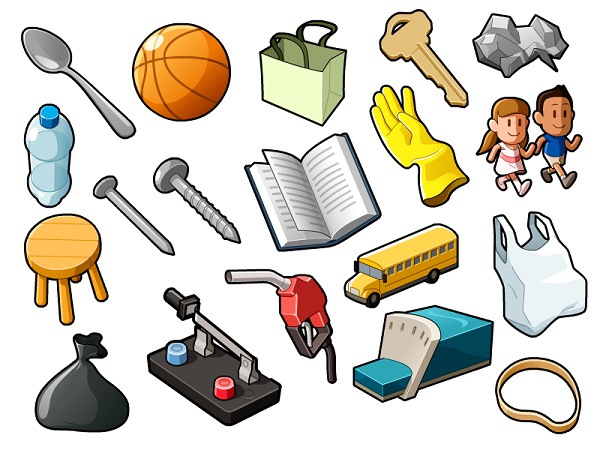
#> input picture ez_detection.png, 600 x 450 px
$ python 'final project.py'
#> lines starting #> are read from the running program, lines starting #| are printed output that depends on the picture; after the words box and inside, x2 and y2 are one past the last pixel; in counts of white or black regions, pixels touching at a corner belong together
#Jeremiah Hsieh Multimedia Final Project Image/Video Object Detection
#various methods of detecting objects in image
#the following methods only work on obviously dilineated objects currently
#does not work on harder image since the settings for methods basically filter out anything with white

import cv2 as cv
import numpy as np
import matplotlib.pyplot as plt


#read image
img = cv.imread('ez_detection.png')
#> img is the input picture: shape (450, 600, 3); mean B, G, R 195.2, 207.2, 212
#img = cv.imread('shapes.jpg')
#img = cv.imread("harder_detection.jpg")
##invert image
#inverted = cv.bitwise_not(img)
#grayscale image
gray = cv.cvtColor(img, cv.COLOR_BGR2GRAY)


#HSV image (hue, saturation, value)
hsv = cv.cvtColor(img, cv.COLOR_BGR2HSV)
#> hsv: shape (450, 600, 3); mean H, S, V 11.5, 33.9, 215.9

#split into color channels
h, s, v = cv.split(hsv)

#threshold each channel?
ret, threshH = cv.threshold(h,60,255,cv.THRESH_BINARY)
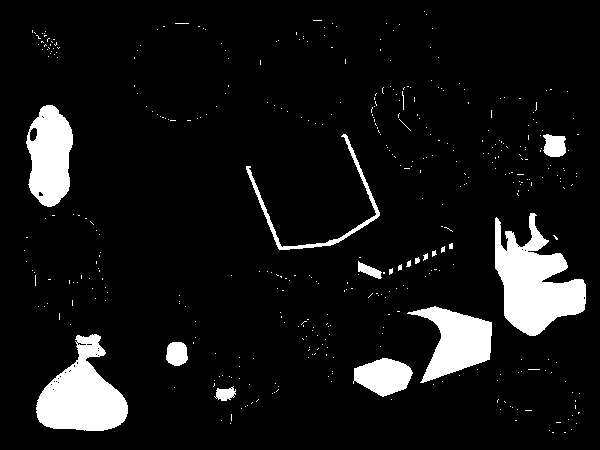
#> threshH: shape (450, 600); 8.5% white; 419 white regions (400 under 20 px), largest, box (x1, y1, x2, y2) and area: (495, 213, 586, 336) 6119, (36, 334, 128, 431) 5123, (26, 105, 73, 207) 3474
ret, threshS = cv.threshold(s,60,255,cv.THRESH_BINARY)
#> threshS: shape (450, 600); 16.7% white; 236 white regions (214 under 20 px), largest, box (x1, y1, x2, y2) and area: (133, 24, 230, 121) 7078, (25, 215, 107, 324) 5054, (372, 86, 468, 206) 4785
ret, threshV = cv.threshold(v,60,255,cv.THRESH_BINARY)
#> threshV: shape (450, 600); 92.7% white; 137 black regions (108 under 20 px), largest, box (x1, y1, x2, y2) and area: (147, 288, 282, 426) 3578, (35, 333, 129, 432) 2868, (476, 85, 582, 197) 1608


#otsu's method (?) to calculate canny low/high pixel values
high, thresh_im = cv.threshold(gray, 0, 255, cv.THRESH_BINARY + cv.THRESH_OTSU)
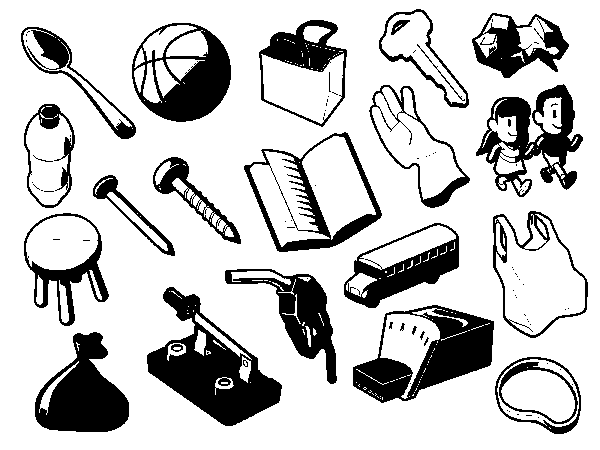
#> thresh_im: shape (450, 600); 78.3% white; 91 black regions (62 under 20 px), largest, box (x1, y1, x2, y2) and area: (147, 287, 282, 426) 7761, (353, 305, 494, 403) 6308, (35, 332, 129, 432) 5478
#> high = 159
low = 0.5 * high
#> low = 79.5

#edge detection with canny edge
edge = cv.Canny(gray, low, high)
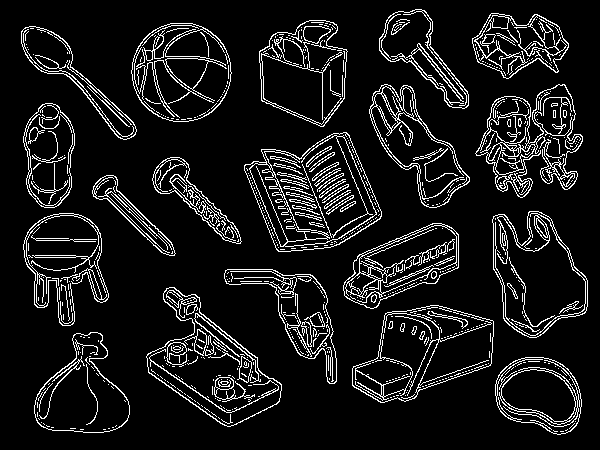
#> edge: shape (450, 600); 9.6% white in thin lines or dots, all inside (x1, y1, x2, y2) = (21, 9, 588, 435)
inverted = cv.bitwise_not(edge)


#thresholding
#ret, thresh = cv.threshold(gray,60,255,cv.THRESH_BINARY)
ret, thresh = cv.threshold(gray,60,255,cv.THRESH_BINARY)
#> thresh: shape (450, 600); 91.2% white; 177 black regions (150 under 20 px), largest, box (x1, y1, x2, y2) and area: (147, 288, 282, 426) 3631, (35, 333, 129, 432) 2948, (353, 305, 494, 403) 2930

#alternate method obtained from internet for comparitive measure against previously used methods
kernel = np.ones((5,5),np.uint8) #square image kernel used for erosion
erosion = cv.erode(thresh, kernel,iterations = 1) #refines all edges in the binary image
#> erosion: shape (450, 600); 75.5% white; 29 black regions, largest, box (x1, y1, x2, y2) and area: (145, 286, 284, 428) 7880, (474, 83, 584, 199) 6314, (351, 303, 496, 405) 6032
opening = cv.morphologyEx(erosion, cv.MORPH_OPEN, kernel)
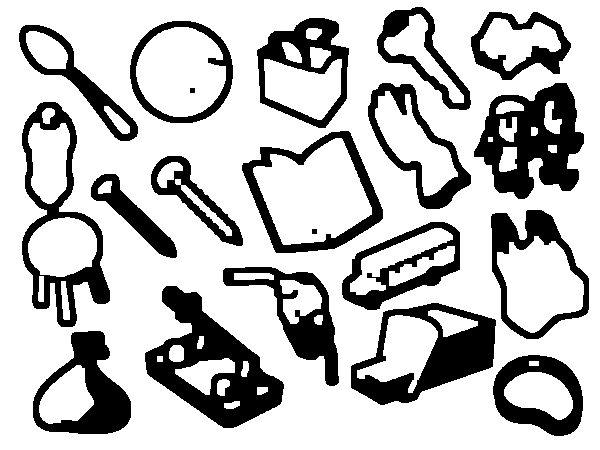
#> opening: shape (450, 600); 74.4% white; 20 black regions, largest, box (x1, y1, x2, y2) and area: (145, 286, 284, 428) 8205, (474, 83, 584, 199) 7067, (351, 303, 496, 405) 6139
outline = cv.morphologyEx(opening, cv.MORPH_CLOSE, kernel) #this is for further removing small noises and holes in the image


#draw mask of boxes around individual objects
#basic method using connected component after thresholding
#thresholding is used to convert image to binary equivalent while connected components is used to detected edges and assume continuous edge is an object
#obvious problems - if objects have black on them then threshold will not show edge properly
#any smaller edges within objects would be considered a seperate object since it has its own connected edge
#if the colors of the objects and the background are too similar than thresholding will not find edge properly
def connected(thresh):
    connectivity = 4
    components, output, stats, centroids = cv.connectedComponentsWithStats(thresh, connectivity, cv.CV_32S)
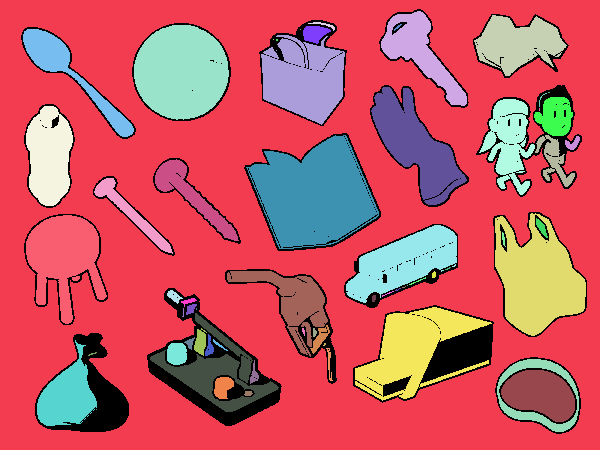
#> output: shape (450, 600) int32; 65 distinct labels, from 0 to 64; one colour per label, 0 black
#> components = 65; stats = 65 rows, first 6: [21, 9, 566, 425, 23626], [0, 0, 600, 450, 162403], [381, 11, 86, 95, 2901], [474, 15, 93, 61, 3351], [308, 22, 27, 9, 58], [134, 25, 95, 95, 7046]; centroids = 65 pairs, first value 48.76 to 572.3, second value 24.43 to 409
    sizes = stats[1:, -1]; components = components - 1
#> after `sizes = stats[1:, -1]`: sizes = 64 values, max 162403 at index 0, min 1 at index 8, mean 3849.6
#> after `components = components - 1`: components = 64
    #threshhold value for objects in scene
    min_size = 250
    #make empty numpy image to copy
    boxed = np.zeros((img.shape), np.uint8)
    for x in range(0, components+1):
        #random colors to fill objects
        color = np.random.randint(255,size = 3)
        #ghetto fix
        #stats returns top left and bottom right x, y coordinates for drawing box
        #remove all boxes udner a certain size
        #or techincally speaking don't add all boxes under a certain size
        topleft = (stats[x][0],stats[x][1])
        botright = (stats[x][0]+stats[x][2],stats[x][1]+stats[x][3])
        if botright[0] - topleft[0] > 30 or botright[1] - topleft[1] > 30:
            #draw bounding box
            cv.rectangle(boxed, topleft, botright, (0, 0, 255), 2)
        boxed[output == x + 1] = color
#> this loop made 65 passes
#> (topleft, botright) on passes 1 to 12: ((21, 9), (587, 434)), ((0, 0), (600, 450)), ((381, 11), (467, 106)), ((474, 15), (567, 76)), ((308, 22), (335, 31)), ((134, 25), (229, 120)), ((394, 24), (402, 31)), ((303, 26), (331, 44)), ((23, 29), (134, 137)), ((300, 29), (301, 30)), ((261, 35), (345, 125)), ((273, 39), (274, 40))
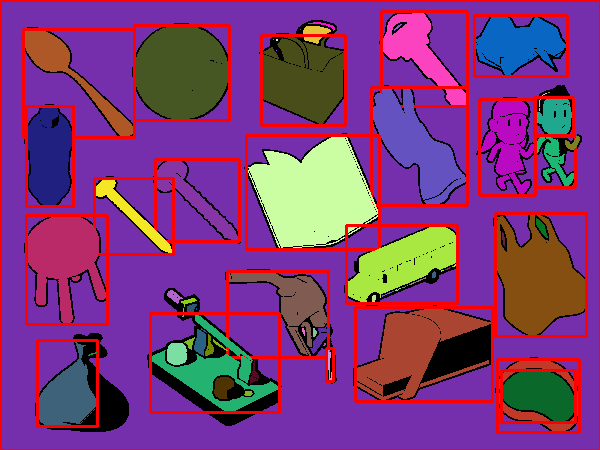
#> boxed: shape (450, 600, 3); mean of channels 0, 1, 2 121.4, 59.1, 123.5; drawn as B, G, R
    return boxed

boxed = connected(thresh)

def nothing(x):
    pass

#make trackbars for slider control
cv.namedWindow("Trackbars")
cv.createTrackbar("thresh", "Trackbars", 60, 255, nothing)


while(True):
    #get new values
    low = cv.getTrackbarPos("thresh", "Trackbars")
#> low = 60
    ret, thresh = cv.threshold(gray,low,255,cv.THRESH_BINARY)
#> ret = 60
    boxed = connected(thresh)
#> in connected (call 2), `components, output, stats, centroids = cv.connectedComponentsWithStats..`: components = 65
#> in connected (call 2), `components = components - 1`: components = 64
#> the loop in connected (call 2), `for x in range(0, components+1):` made 65 passes
#> after the loop in connected (call 2), `for x in range(0, components+1):`:
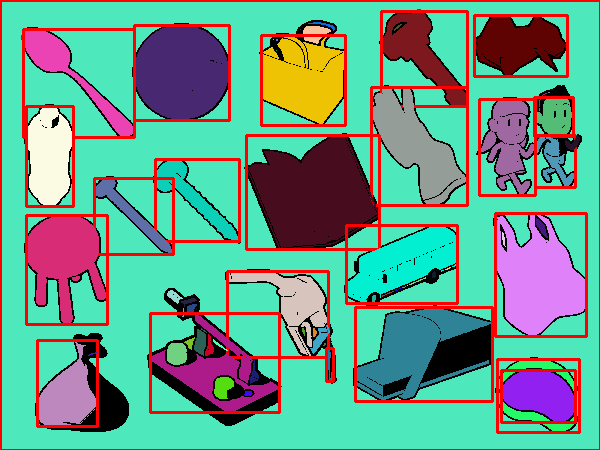
#> boxed: shape (450, 600, 3); mean of channels 0, 1, 2 140, 156.2, 105.3; drawn as B, G, R

    #write image
    cv.imwrite("detected.jpg", boxed)

    #apply mask to original image

    #load and implement with video player

    #display images
    #cv.imshow('objects image',img)

    #cv.imshow('inverted image',inverted)

    #cv.imshow('gray image',gray)
    #
    #
    cv.imshow('edge image',edge)

    cv.imshow('edge inverted image',inverted)

    cv.imshow('threshold image',thresh)
    #
    #
    #cv.imshow('outline image', outline)
    #
    cv.imshow('test', boxed)

    #cv.imshow('hsv image', hsv)


    if cv.waitKey(1000) & 0xFF == ord('q'):
#> (key q is pressed here)
        break
cv.destroyAllWindows()
